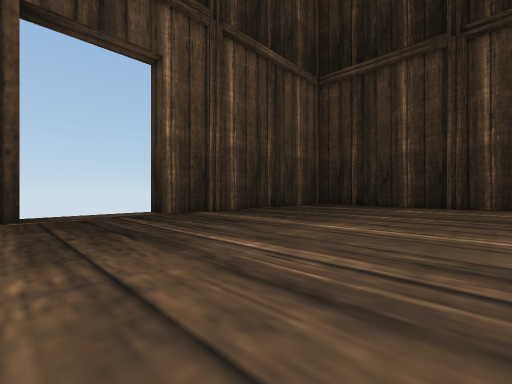
view 1 (above)

12 first-person views from a walk through a 3-D level made in the Unity game engine. The camera is 1.5 m above the floor, looks level and sees 90° across. The floor is counted in squares, 2 m on a side. Each view is taken from the middle of a square. On the plan, view 1 faces up. The plan holds only what a view shows up to about 9 squares ahead; the rest is blank. The place goes on beyond the plan. The player is left out.

view 2
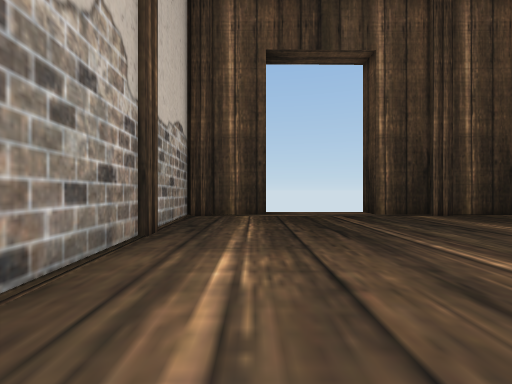

view 3
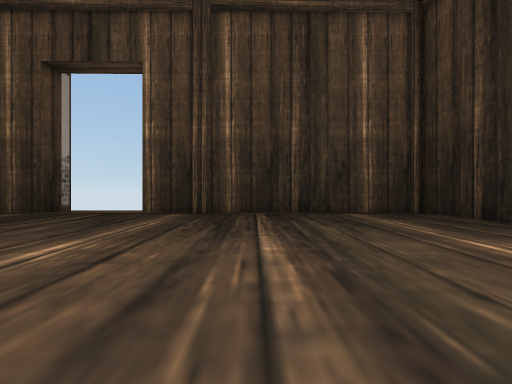

view 4
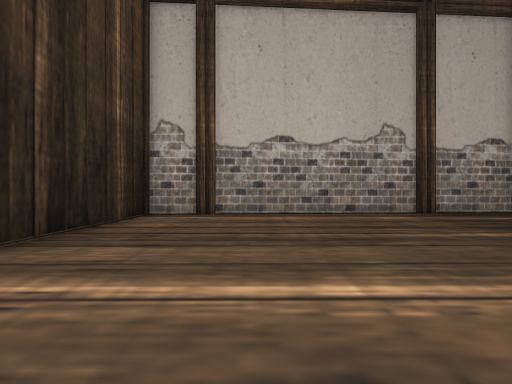

view 5
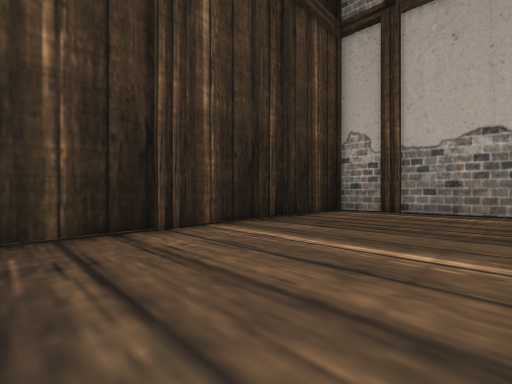

view 6
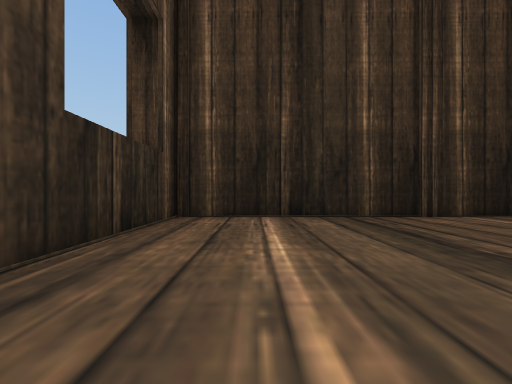

view 7
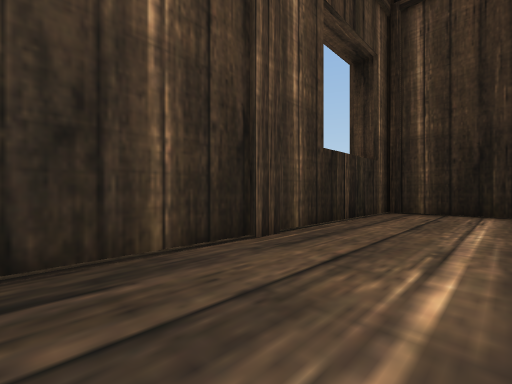

view 8
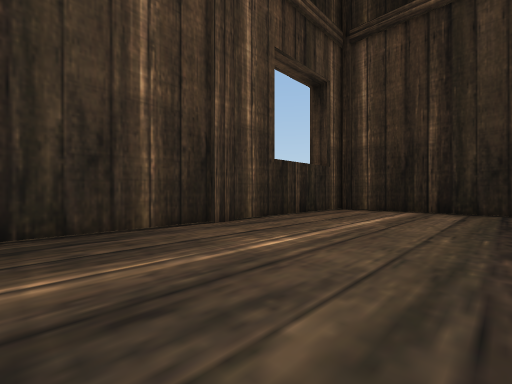

view 9
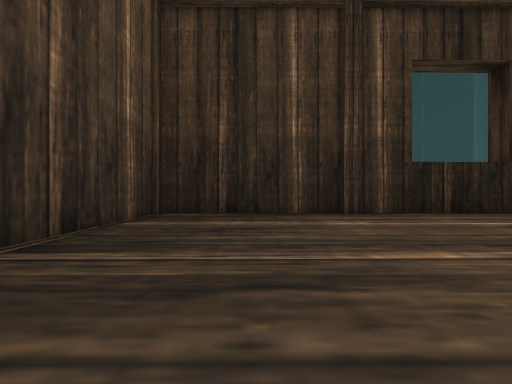

view 10
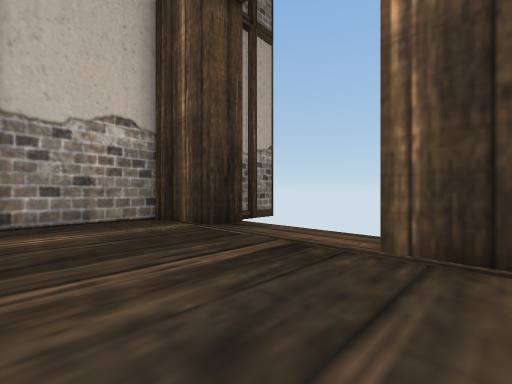

view 11
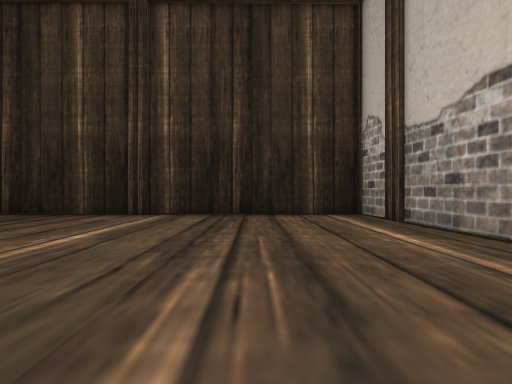

view 12
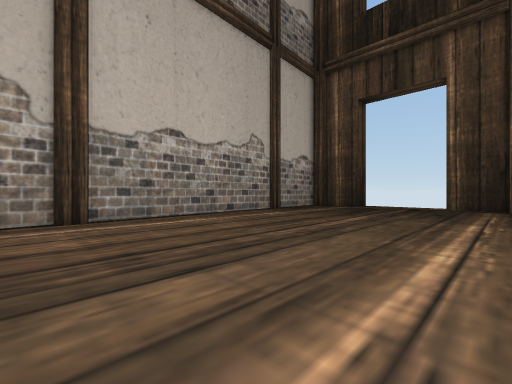

### Floor plan
Points are (right, up) in squares from view 1. A wall is a line through its corners. A room is listed if a view was taken in it or the views show most of it. See-through windows are left out.
Room 1 (views 1, 2, 3, 4, 5, 6, 7, 8, 9, 10, 11, 12)
walls: (-5.5, 6) (-7.3, 4.2) (2.6, -4.6) (13.2, 6.3) (3.8, 15.5) (-3.1, 8.5) (-3.7, 9.1)

Where each view was taken, in squares from view 1:
view 1: 0 up, 0 right, facing up
view 2: 0 up, 0 right, facing up-left
view 3: 5 up, 6 right, facing up-left
view 4: 4 up, 6 right, facing down-left
view 5: 6 up, 6 right, facing down
view 6: 10 up, 6 right, facing down-right
view 7: 11 up, 4 right, facing right
view 8: 10 up, 2 right, facing right
view 9: 7 up, 0 right, facing up-right
view 10: 7 up, 0 right, facing left
view 11: 4 up, 1 left, facing down-right
view 12: 1 up, 7 right, facing left
